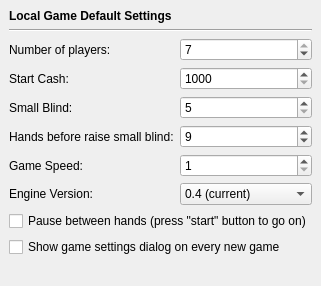
     <widget class="QWidget" name="page_2" >
      <layout class="QGridLayout" >
       <property name="margin" >
        <number>9</number>
       </property>
       <property name="spacing" >
        <number>6</number>
       </property>
       <item row="9" column="0" colspan="2" >
        <widget class="QCheckBox" name="checkBox_showGameSettingsDialogOnNewGame" >
         <property name="text" >
          <string>Show game settings dialog on every new game</string>
         </property>
        </widget>
       </item>
       <item row="6" column="1" >
        <widget class="QSpinBox" name="spinBox_gameSpeed" >
         <property name="maximum" >
          <number>11</number>
         </property>
         <property name="minimum" >
          <number>1</number>
         </property>
         <property name="singleStep" >
          <number>1</number>
         </property>
        </widget>
       </item>
       <item row="2" column="1" >
        <widget class="QSpinBox" name="spinBox_quantityPlayers" >
         <property name="maximum" >
          <number>7</number>
         </property>
         <property name="minimum" >
          <number>2</number>
         </property>
         <property name="value" >
          <number>7</number>
         </property>
        </widget>
       </item>
       <item row="5" column="0" >
        <widget class="QLabel" name="label_14" >
         <property name="text" >
          <string>Hands before raise small blind:</string>
         </property>
        </widget>
       </item>
       <item row="2" column="0" >
        <widget class="QLabel" name="label_4" >
         <property name="text" >
          <string>Number of players:</string>
         </property>
        </widget>
       </item>
       <item row="10" column="0" >
        <spacer>
         <property name="orientation" >
          <enum>Qt::Vertical</enum>
         </property>
         <property name="sizeHint" >
          <size>
           <width>20</width>
           <height>20</height>
          </size>
         </property>
        </spacer>
       </item>
       <item row="0" column="0" colspan="2" >
        <widget class="QLabel" name="label_5" >
         <property name="font" >
          <font>
           <weight>75</weight>
           <bold>true</bold>
          </font>
         </property>
         <property name="text" >
          <string>Local Game Default Settings</string>
         </property>
        </widget>
       </item>
       <item row="1" column="0" colspan="2" >
        <widget class="Line" name="line_3" >
         <property name="orientation" >
          <enum>Qt::Horizontal</enum>
         </property>
        </widget>
       </item>
       <item row="4" column="1" >
        <widget class="QSpinBox" name="spinBox_smallBlind" >
         <property name="maximum" >
          <number>500</number>
         </property>
         <property name="minimum" >
          <number>5</number>
         </property>
        </widget>
       </item>
       <item row="4" column="0" >
        <widget class="QLabel" name="label_3" >
         <property name="text" >
          <string>Small Blind:</string>
         </property>
        </widget>
       </item>
       <item row="3" column="1" >
        <widget class="QSpinBox" name="spinBox_startCash" >
         <property name="maximum" >
          <number>5000</number>
         </property>
         <property name="minimum" >
          <number>1000</number>
         </property>
        </widget>
       </item>
       <item row="6" column="0" >
        <widget class="QLabel" name="label" >
         <property name="text" >
          <string>Game Speed:</string>
         </property>
        </widget>
       </item>
       <item row="3" column="0" >
        <widget class="QLabel" name="label_2" >
         <property name="text" >
          <string>Start Cash:</string>
         </property>
        </widget>
       </item>
       <item row="8" column="0" colspan="2" >
        <widget class="QCheckBox" name="checkBox_pauseBetweenHands" >
         <property name="text" >
          <string>Pause between hands (press "start" button to go on)</string>
         </property>
        </widget>
       </item>
       <item row="5" column="1" >
        <widget class="QSpinBox" name="spinBox_handsBeforeRaiseSmallBlind" >
         <property name="minimum" >
          <number>1</number>
         </property>
         <property name="value" >
          <number>9</number>
         </property>
        </widget>
       </item>
       <item row="7" column="1" >
        <widget class="QComboBox" name="comboBox_engineVersion" >
         <item>
          <property name="text" >
           <string>0.4 (current)</string>
          </property>
         </item>
         <item>
          <property name="text" >
           <string>0.3 (previous)</string>
          </property>
         </item>
        </widget>
       </item>
       <item row="7" column="0" >
        <widget class="QLabel" name="label_17" >
         <property name="text" >
          <string>Engine Version:</string>
         </property>
        </widget>
       </item>
      </layout>
     </widget>
